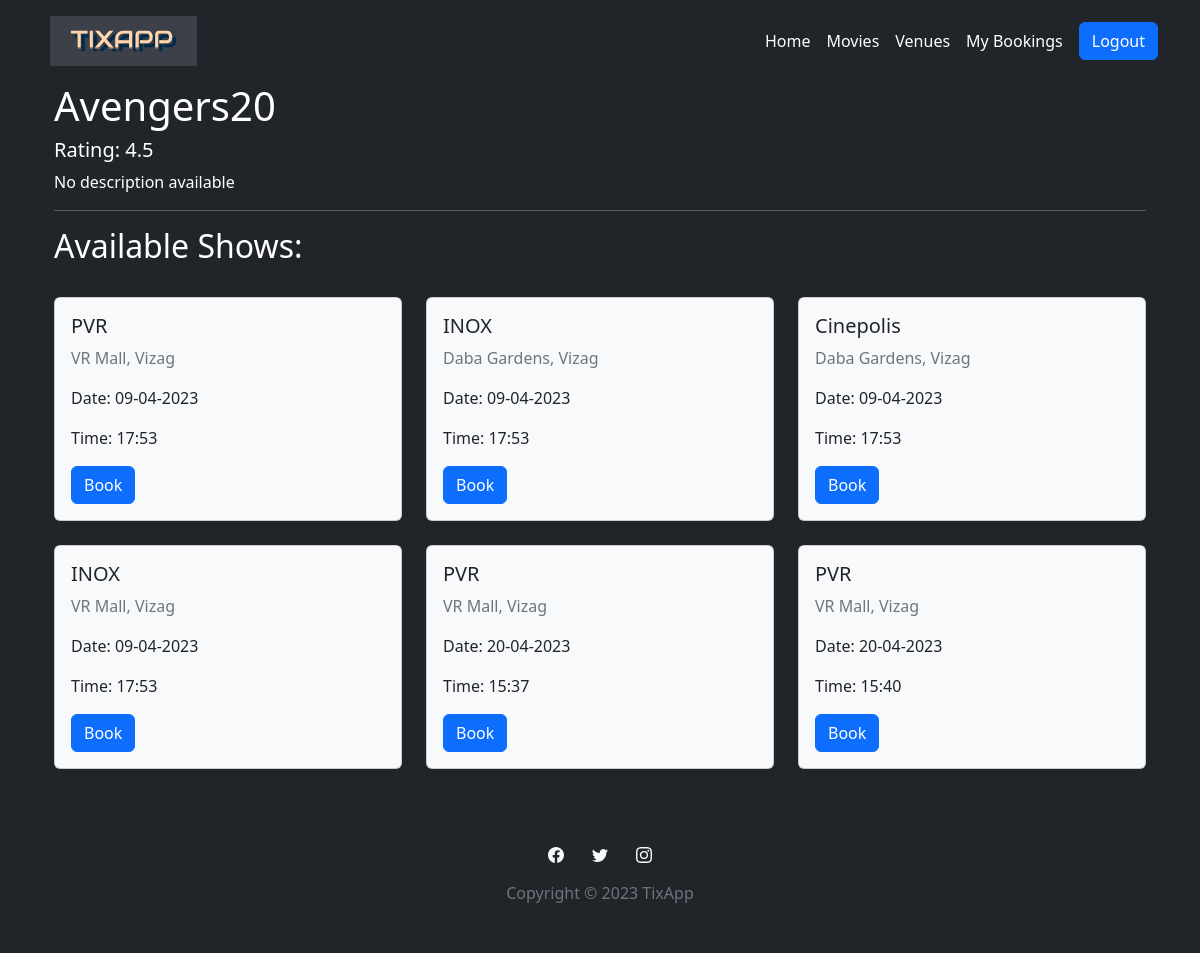
The app's page /movies/1/book (signed in) with its own data.
### website/models.py (models this page shows)
class Movie(db.Model):
    id = db.Column(db.Integer, primary_key=True)
    name = db.Column(db.String(150))
    rating = db.Column(db.Float)
    tags = db.relationship('Tag', secondary='mtag', backref='movies')
    show = db.relationship('Show', backref='movie')
    description = db.Column(db.String(10000), default = "No description available")
    poster = db.Column(db.String(10000), default="/static/assets/img/poster.jpg")

class Show(db.Model):
    id = db.Column(db.Integer, primary_key=True)
    movie_id = db.Column(db.Integer, db.ForeignKey('movie.id'), nullable=False)
    venue_id = db.Column(db.Integer, db.ForeignKey('venue.id'), nullable=False)
    time = db.Column(db.DateTime(timezone=True), default=func.now())
    ticket = db.relationship('Ticket', backref='show')

class Venue(db.Model):
    id = db.Column(db.Integer, primary_key=True)
    name = db.Column(db.String(150))
    address = db.Column(db.String(150))
    city = db.Column(db.String(150))
    capacity = db.Column(db.Integer)
    show = db.relationship('Show', backref='venue')
    ticket = db.relationship('Ticket', backref='venue')

### website/views.py (the view, shortened to what this page needs)
@views.route('/movies/<int:movie_id>/book', methods=['GET', 'POST'])
@login_required
def book_movie(movie_id):
    movie = Movie.query.filter_by(id=movie_id).first()
    shows = Show.query.filter_by(movie_id=movie_id)
    return render_template("book-movie.html", user=current_user, shows=shows, movie=movie)

### website/templates/book-movie.html (shortened to what this page needs)
{% extends 'base.html' %} {% block content %}
<div class="container">
  <h1>{{ movie.name }}</h1>
  <h5>Rating: {{ movie.rating }}</h5>
  {% if movie.description %}
  <p>{{ movie.description }}</p>
  {% endif %}
  <hr />
  <h2>Available Shows:</h2>
  <br>
  {% if shows %}
  <div class="row">
    {% for show in shows %}
    <div class="col-md-4 mb-4">
      <div class="card bg-light">
        <div class="card-body">
          <h5 class="card-title text-dark">{{ show.venue.name }}</h5>
          <p class="card-text text-muted">{{ show.venue.address }}, {{show.venue.city}}</p>
          <p class="card-text text-dark">Date: {{ show.time.strftime('%d-%m-%Y') }}</p>
          <p class="card-text text-dark">Time: {{ show.time.strftime('%H:%M') }}</p>
          <a
            href="/book/{{show.id}}"
            class="btn btn-primary"
            data-bs-toggle="modal"
            data-bs-target="#bookingModal{{ show.id }}"
            >Book</a
          >
        </div>
      </div>
    </div>
    {% endfor %}
  </div>
  {% else %}
  <p>No shows available at the moment.</p>
  {% endif %}
</div>
{% endblock %}

### records on screen
Movie: name "Avengers20", rating "4.5", description "No description available"
Show: venue.name "PVR", venue.address "VR Mall", venue.city "Vizag", time "09-04-2023", time "17:53"
Show: venue.name "INOX", venue.address "Daba Gardens", venue.city "Vizag", time "09-04-2023", time "17:53"
Show: venue.name "Cinepolis", venue.address "Daba Gardens", venue.city "Vizag", time "09-04-2023", time "17:53"
Show: venue.name "INOX", venue.address "VR Mall", venue.city "Vizag", time "09-04-2023", time "17:53"
Show: venue.name "PVR", venue.address "VR Mall", venue.city "Vizag", time "20-04-2023", time "15:37"
Show: venue.name "PVR", venue.address "VR Mall", venue.city "Vizag", time "20-04-2023", time "15:40"
